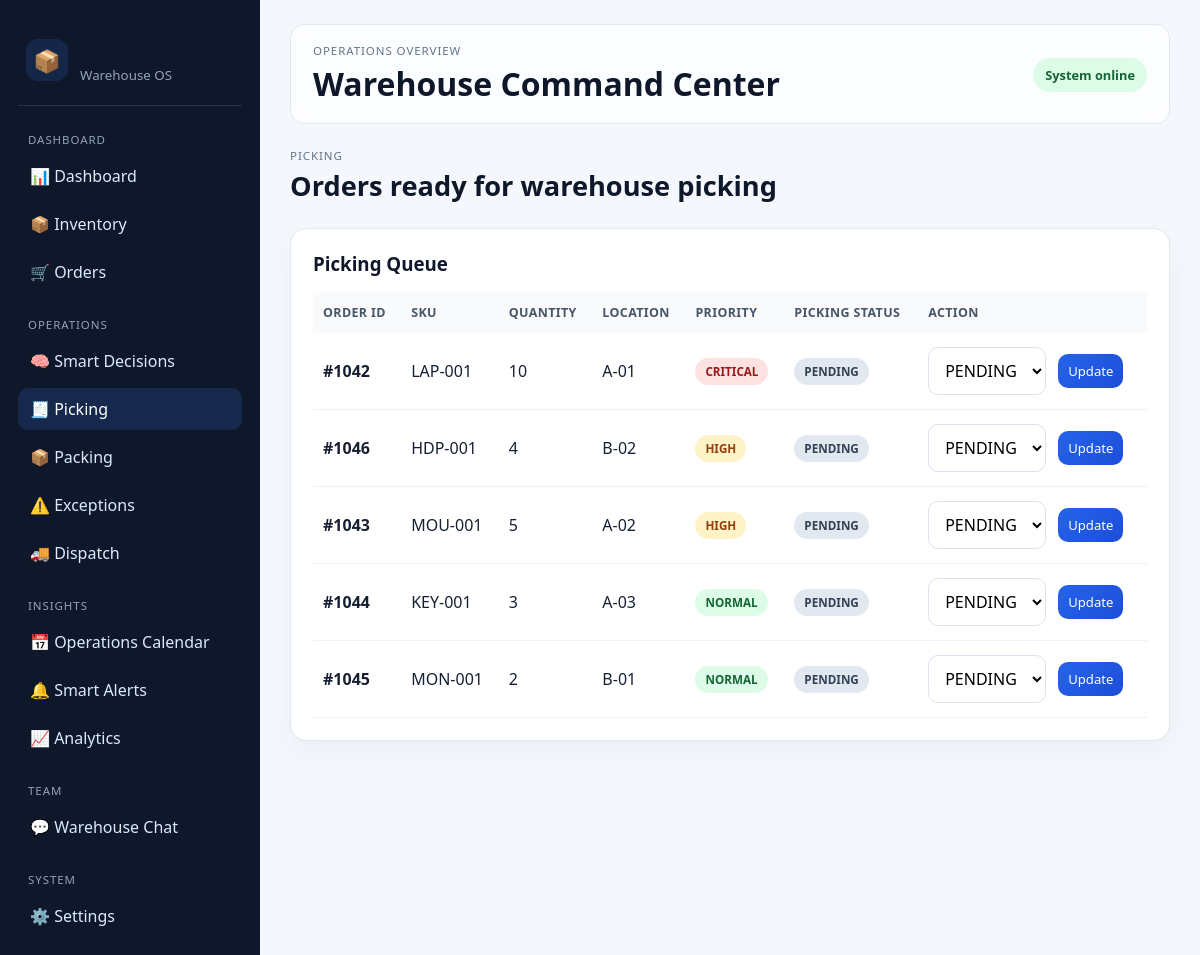
The app's page /picking with its own data.
### tables this page shows
CREATE TABLE orders (
            id INTEGER PRIMARY KEY AUTOINCREMENT,
            order_number TEXT UNIQUE NOT NULL,
            customer TEXT NOT NULL,
            sku TEXT NOT NULL,
            product_name TEXT NOT NULL,
            quantity INTEGER NOT NULL,
            priority TEXT NOT NULL,
            priority_score INTEGER NOT NULL,
            due_date TEXT NOT NULL,
            status TEXT NOT NULL,
            allocated_quantity INTEGER DEFAULT 0,
            shortage_quantity INTEGER DEFAULT 0
        , picking_status TEXT NOT NULL DEFAULT "PENDING", packing_status TEXT NOT NULL DEFAULT "PENDING", dispatch_status TEXT NOT NULL DEFAULT "PENDING", dispatch_time TEXT);

CREATE TABLE inventory (
            id INTEGER PRIMARY KEY AUTOINCREMENT,
            sku TEXT UNIQUE NOT NULL,
            name TEXT NOT NULL,
            category TEXT NOT NULL,
            stock INTEGER NOT NULL,
            reserved INTEGER DEFAULT 0,
            reorder_level INTEGER NOT NULL,
            location TEXT NOT NULL
        );

### app.py (the view)
@app.route('/picking', methods=['GET'])
def picking():
    conn = get_db()
    order_rows = conn.execute(
        '''
        SELECT o.*, i.location,
               COALESCE(i.stock, 0) - COALESCE(i.reserved, 0) AS available_stock
        FROM orders o
        LEFT JOIN inventory i ON o.sku = i.sku
        ORDER BY o.priority_score DESC, o.id DESC
        '''
    ).fetchall()
    conn.close()
    return render_template('picking.html', orders=order_rows)

### database.py (called while the page is built)
def get_db():
    conn = sqlite3.connect(DATABASE)
    conn.row_factory = sqlite3.Row
    return conn

### templates/picking.html (shortened to what this page needs)
{% extends "base.html" %}
{% block content %}
<div class="page-header">
    <div>
        <p class="eyebrow">Picking</p>
        <h2>Orders ready for warehouse picking</h2>
    </div>
</div>
<section class="panel">
    <div class="panel-header">
        <h3>Picking Queue</h3>
    </div>
    <div class="table-wrap">
        <table>
            <thead>
                <tr>
                    <th>Order ID</th>
                    <th>SKU</th>
                    <th>Quantity</th>
                    <th>Location</th>
                    <th>Priority</th>
                    <th>Picking Status</th>
                    <th>Action</th>
                </tr>
            </thead>
            <tbody>
                {% for order in orders %}
                <tr>
                    <td><strong>{{ order['order_number'] }}</strong></td>
                    <td>{{ order['sku'] }}</td>
                    <td>{{ order['quantity'] }}</td>
                    <td>{{ order['location'] or 'N/A' }}</td>
                    <td><span class="status-badge {{ 'danger' if order['priority'] == 'CRITICAL' else 'warning' if order['priority'] == 'HIGH' else 'success' }}">{{ order['priority'] }}</span></td>
                    <td><span class="status-badge {{ 'success' if order['picking_status'] == 'PICKED' else 'warning' if order['picking_status'] == 'PICKING' else 'neutral' }}">{{ order['picking_status'] }}</span></td>
                    <td>
                        <form method="post" action="/picking/update/{{ order['id'] }}" class="inline-form compact-form">
                            <select name="status">
                                <option value="PENDING" {% if order['picking_status'] == 'PENDING' %}selected{% endif %}>PENDING</option>
                            </select>
                            <button type="submit" class="small-btn">Update</button>
                        </form>
                    </td>
                </tr>
                {% else %}
                <tr><td colspan="7">No orders available for picking.</td></tr>
                {% endfor %}
            </tbody>
        </table>
    </div>
</section>
{% endblock %}

### static/style.css (style rules this page uses)
* { box-sizing: border-box; margin: 0; padding: 0; font-family: "Segoe UI", Arial, sans-serif; }
body { display: flex; background: #f4f7fb; color: #172033; }
button, input, select, textarea { font: inherit; }
button { border: none; border-radius: 10px; padding: 10px 16px; background: linear-gradient(135deg, #2563eb, #1d4ed8); color: white; cursor: pointer; transition: 0.2s ease; }
.eyebrow { font-size: 0.72rem; letter-spacing: 0.08em; text-transform: uppercase; color: #64748b; margin-bottom: 4px; }
h1, h2, h3 { color: #0f172a; }
.page-header { display: flex; align-items: center; justify-content: space-between; margin-bottom: 24px; }
.page-header h2 { font-size: 1.7rem; }
.metric-card, .panel, .decision-card { background: white; border: 1px solid #e2e8f0; border-radius: 16px; box-shadow: 0 10px 30px rgba(15, 23, 42, 0.04); }
.panel { padding: 22px; }
.panel-header { display: flex; align-items: center; justify-content: space-between; margin-bottom: 16px; }
.table-wrap { overflow-x: auto; }
table { width: 100%; border-collapse: collapse; min-width: 720px; }
th { text-align: left; background: #f8fafc; color: #475569; padding: 12px 10px; font-size: 0.78rem; letter-spacing: 0.03em; text-transform: uppercase; }
td { padding: 14px 10px; border-bottom: 1px solid #edf2f7; vertical-align: middle; }
.status-badge { display: inline-block; padding: 6px 10px; border-radius: 999px; font-size: 0.73rem; font-weight: 700; text-transform: uppercase; }
.status-badge.success { background: #dcfce7; color: #166534; }
.status-badge.warning { background: #fef3c7; color: #92400e; }
.status-badge.danger { background: #fee2e2; color: #991b1b; }
.status-badge.neutral { background: #e2e8f0; color: #334155; }
.search-form, .inline-form { display: flex; gap: 12px; flex-wrap: wrap; }
.search-form input, .search-form select, .inline-form input, .inline-form select, textarea { padding: 11px 12px; border-radius: 10px; border: 1px solid #dbe2ee; background: white; }
.inline-form { align-items: center; }
.small-btn { padding: 8px 10px; font-size: 0.82rem; }

### records on screen
orders: order_number "#1042", sku "LAP-001", quantity "10", location "A-01", priority "CRITICAL", picking_status "PENDING", status "PENDING"
orders: order_number "#1046", sku "HDP-001", quantity "4", location "B-02", priority "HIGH", picking_status "PENDING", status "PENDING"
orders: order_number "#1043", sku "MOU-001", quantity "5", location "A-02", priority "HIGH", picking_status "PENDING", status "PENDING"
orders: order_number "#1044", sku "KEY-001", quantity "3", location "A-03", priority "NORMAL", picking_status "PENDING", status "PENDING"
orders: order_number "#1045", sku "MON-001", quantity "2", location "B-01", priority "NORMAL", picking_status "PENDING", status "PENDING"
